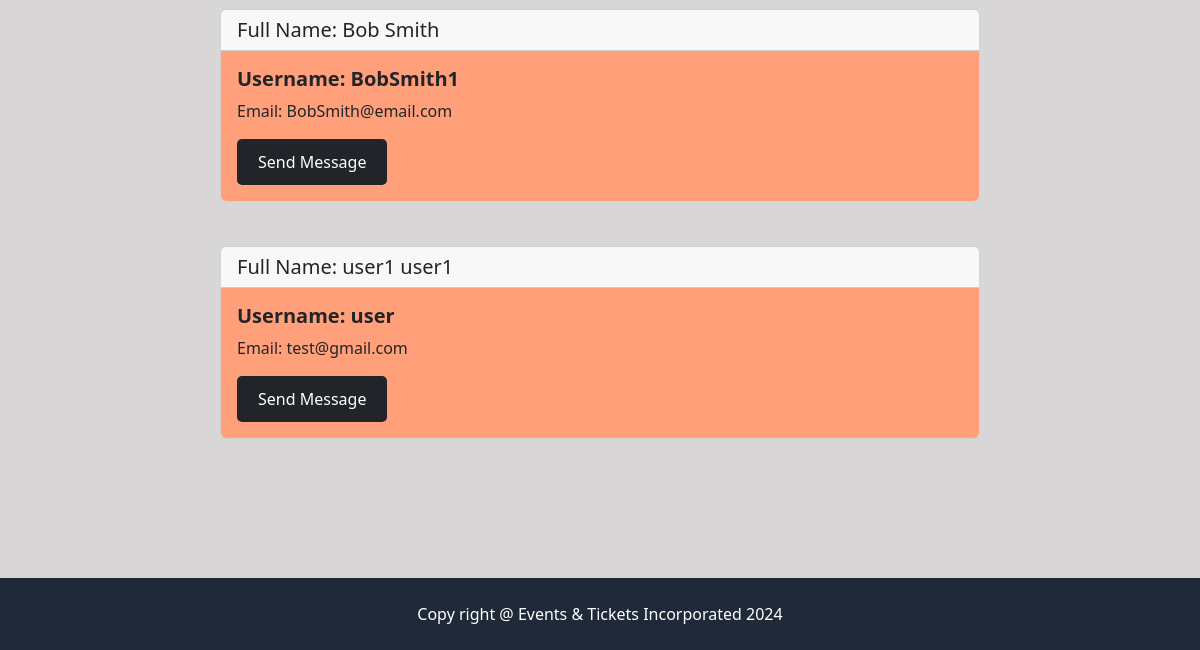
/manager/guest_list/2 (lower part), run on an earlier commit of the app's database.
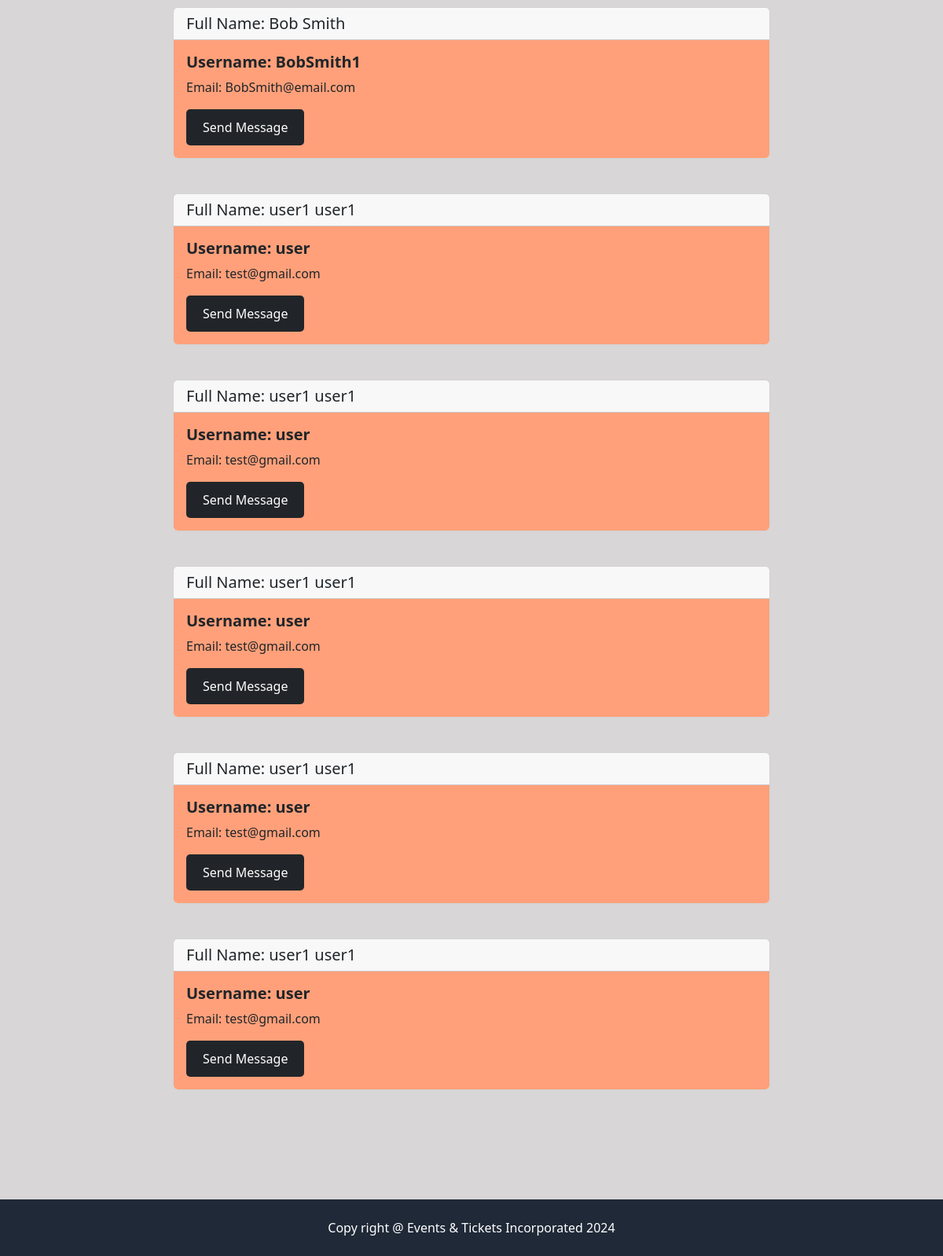
And on a later commit of the database.
### tables this page shows
CREATE TABLE sold_tickets (
    ticket_id INTEGER PRIMARY KEY AUTOINCREMENT,
    event_id INTEGER,
    guest_id INTEGER,
    guest_name TEXT,
    FOREIGN KEY (event_id) REFERENCES events(id),
    FOREIGN KEY (guest_id) REFERENCES users(id)
);

CREATE TABLE users (
    id INTEGER PRIMARY KEY AUTOINCREMENT,
    first_name TEXT NOT NULL,
    last_name TEXT NOT NULL,
    username TEXT UNIQUE NOT NULL,
    email TEXT UNIQUE NOT NULL,
    password TEXT NOT NULL
);

### event_manager/views.py (the view)
@event_manager.route('/manager/guest_list/<string:event_id>')
def guest_list(event_id):
    event_guests = event_manager_services.fetch_guest_list(event_id)
    if event_guests:  # Check if event_guests is not empty
        print(event_guests)
        return render_template('event_guest_list.html', event_id=event_id, event_guests=event_guests)
    else:
        return render_template('event_guest_list.html', event_id=event_id)

### event_manager/services.py (called while the page is built)
    def fetch_guest_list(self, event_id):
        conn = sqlite3.connect('database.db')
        cursor = conn.cursor()
        query = "SELECT sold_tickets.guest_id, users.first_name, users.last_name, users.username, users.email FROM sold_tickets JOIN users ON sold_tickets.guest_id = users.id WHERE sold_tickets.event_id = ?"
        cursor.execute(query, (event_id, ))
        event_guests = cursor.fetchall()
        conn.close()
        if event_guests:
            event_guest_objects = []
            for guest_data in event_guests:
                guest_id, first_name, last_name, username, email = guest_data
                event_guest_object = EventGuest(event_id, guest_id, first_name, last_name, username, email)
                event_guest_objects.append(event_guest_object)
            return event_guest_objects
        else:
            return []

### templates/event_guest_list.html (shortened to what this page needs)
{% extends 'index.html' %} {% block content %}
<div class="guest_list_cont">
  {% for guest in event_guests %}
  <div class="card">
    <h5 class="card-header">
      Full Name: {{ guest.first_name }} {{ guest.last_name }}
    </h5>
    <div class="card-body">
      <h5 class="card-title">Username: {{ guest.username }}</h5>
      <p class="card-text">Email: {{ guest.email }}</p>
      <a
        href="#"
        class="btn text-bg-dark"
        data-bs-toggle="modal"
        data-bs-target="#sendMessageModal{{ guest.id }}"
        >Send Message</a
      >
    </div>
  </div>
  <br />
  {% endfor %}
</div>
{% endblock content %}

### templates/index.html (shortened to what this page needs)
<!DOCTYPE html>
<html lang="en">
  <head>
    <link
      rel="stylesheet"
      href="{{ url_for('static', filename='css/style.css') }}"
    />
    <link
      href="https://cdn.jsdelivr.net/npm/bootstrap@5.3.3/dist/css/bootstrap.min.css"
      rel="stylesheet"
    />
    <link
      href="https://unpkg.com/boxicons@2.1.4/css/boxicons.min.css"
      rel="stylesheet"
    />
  </head>
  <body>
     {% block content %}{% endblock content %}
    <footer>Copy right @ Events & Tickets Incorporated 2024</footer>
  </body>
</html>

### static/css/style.css (style rules this page uses)
body { margin: 0; color: #F9FAF8; font-family: 'Times New Roman', Times, serif; height: 100%; background-color:#d8d6d6 !important; }
footer { margin-top: 75px; background-color: #1F2937; color: white; padding: 24px; text-align: center; }
a:link { color: white; background-color: transparent; text-decoration: none; }
* { margin: 0; padding: 0; box-sizing: border-box; font-family: 'Segoe UI', Tahoma, Geneva, Verdana, sans-serif; }
.guest_list_cont { max-width: 800px; margin: 0 auto; padding: 20px; }
.card { margin-bottom: 20px; border: 1px solid #ccc; border-radius: 5px; overflow: hidden; }
.card-header { background-color: #007bff; color: #fff; padding: 10px; margin-bottom: 0; }
.card-body { padding: 20px; background-color:lightsalmon; }
.card-title { font-weight: bold; }
.guest_list_cont .btn { display: inline-block; background-color: #007bff; color: #fff; padding: 10px 20px; text-decoration: none; border-radius: 5px; }

What changed in the data, as far as the page shows it:
added sold_tickets: first_name "user1", last_name "user1", username "user", email "test@gmail.com"
added sold_tickets: first_name "user1", last_name "user1", username "user", email "test@gmail.com"
added sold_tickets: first_name "user1", last_name "user1", username "user", email "test@gmail.com"
added sold_tickets: first_name "user1", last_name "user1", username "user", email "test@gmail.com"
